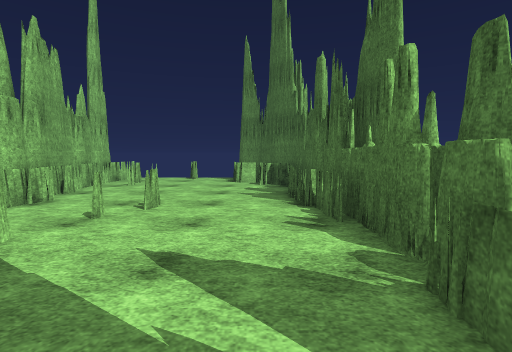
View 1 (above)

12 first-person views from a walk through a 3-D level made in the Unity game engine. The camera is 1.4 m above the floor, tilts 4° down and sees 80° across. The floor is counted in squares, 1 m on a side. Each view is taken from the middle of a square. On the plan, view 1 faces up. The plan holds only what a view shows up to about 14 squares ahead; the rest is blank. Surface patterns are stand-ins for the level's own textures.

View 2
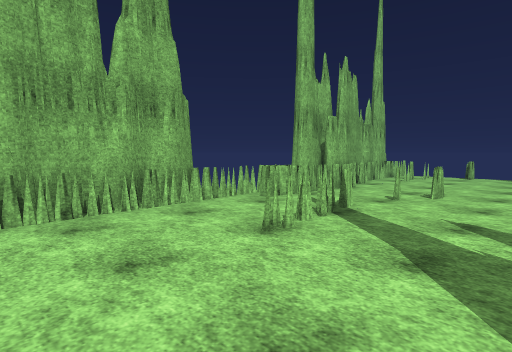

View 3
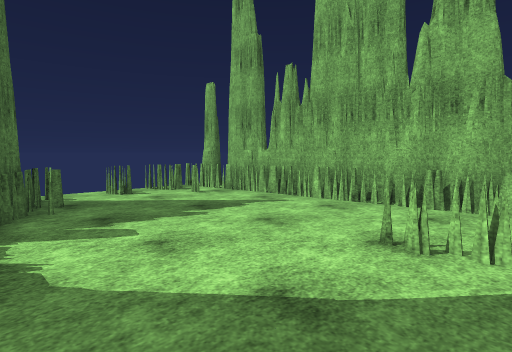

View 4
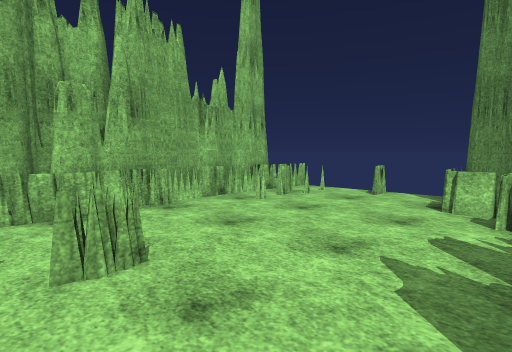

View 5
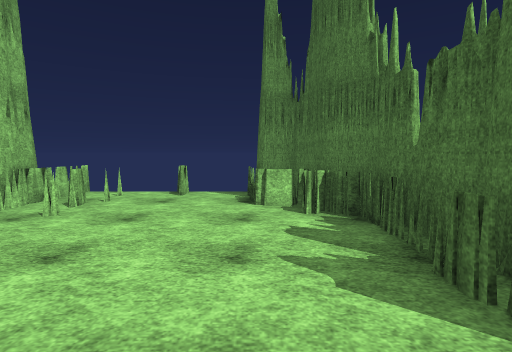

View 6
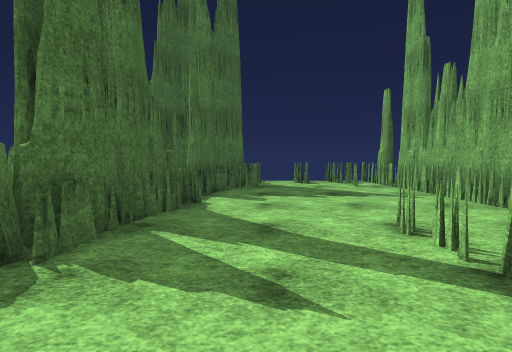

View 7
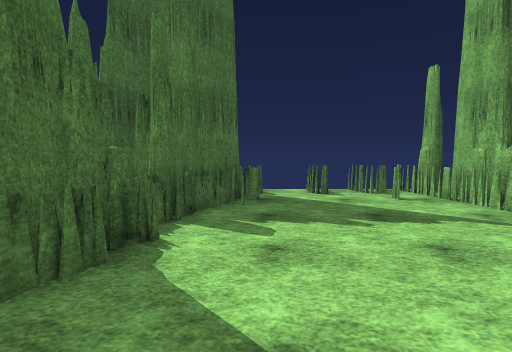

View 8
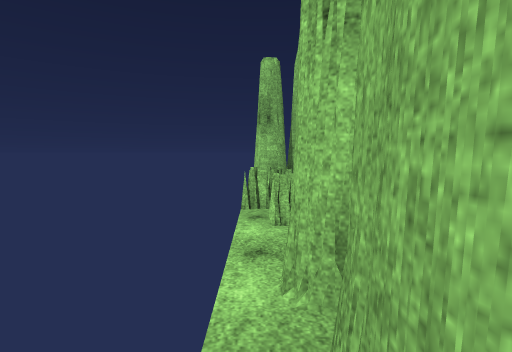

View 9
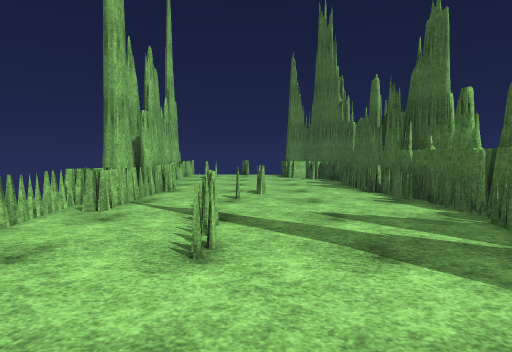

View 10
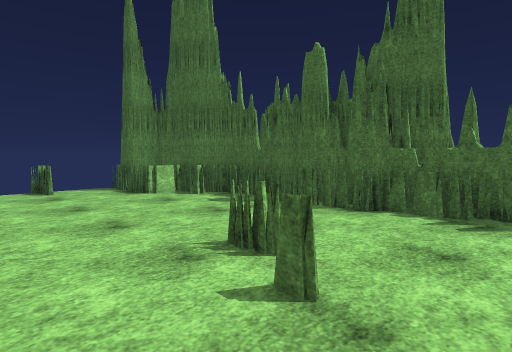

View 11
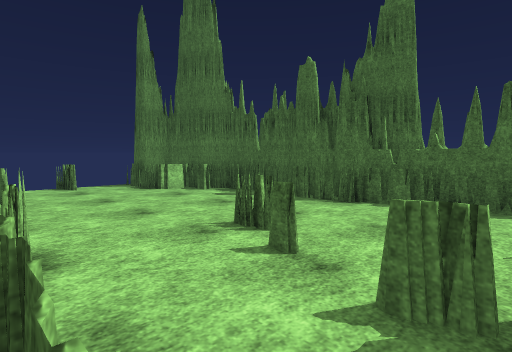

View 12
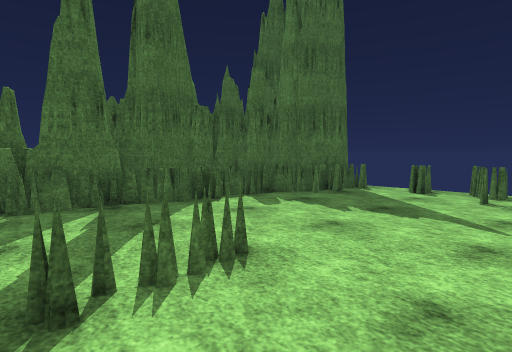

### Floor plan
Key: @ floor where view 1 was taken; # wall or solid block; x gap in a wall; . floor; = window, fence, low wall or low ledge.
Columns run from 8 left of view 1 to 3 right of it. Each row starts with its distance up from view 1.
 19     #
 18  ...=..#
 17 #......###
 16 #.=....==#
 15 #.x.....=##
 14 #.=......=#
 13 #.........#
 12 #.........#
 11 ##........#
 10 ##.......=#
  9  #........#
  8 ##...=....#
  7 ##..=.....#
  6 #=........#
  5 #=..=.....#
  4  .........#
  3 #...=.....#
  2 #...x.....#
  1 #...=.....#
  0 #.......@.#
 -1 #........=#
 -2 #........=#
 -3 #........=#
 -4 #........##
 -5 #=......=##
 -6 #=......##
 -7 #==....=##
 -8 ##==.=.=###
 -9 ####...... .

Where each view was taken, in squares from view 1:
view 1: 0 up, 0 right, facing up
view 2: 3 down, 0 right, facing up-left
view 3: 3 up, 1 right, facing down-left
view 4: 7 up, 1 right, facing up-left
view 5: 7 up, 1 left, facing up
view 6: 7 up, 1 left, facing down
view 7: 3 up, 1 left, facing down
view 8: 9 down, 3 right, facing left
view 9: 3 down, 3 left, facing up
view 10: 5 up, 6 left, facing up-right
view 11: 4 up, 7 left, facing up-right
view 12: 4 up, 7 left, facing down-right
